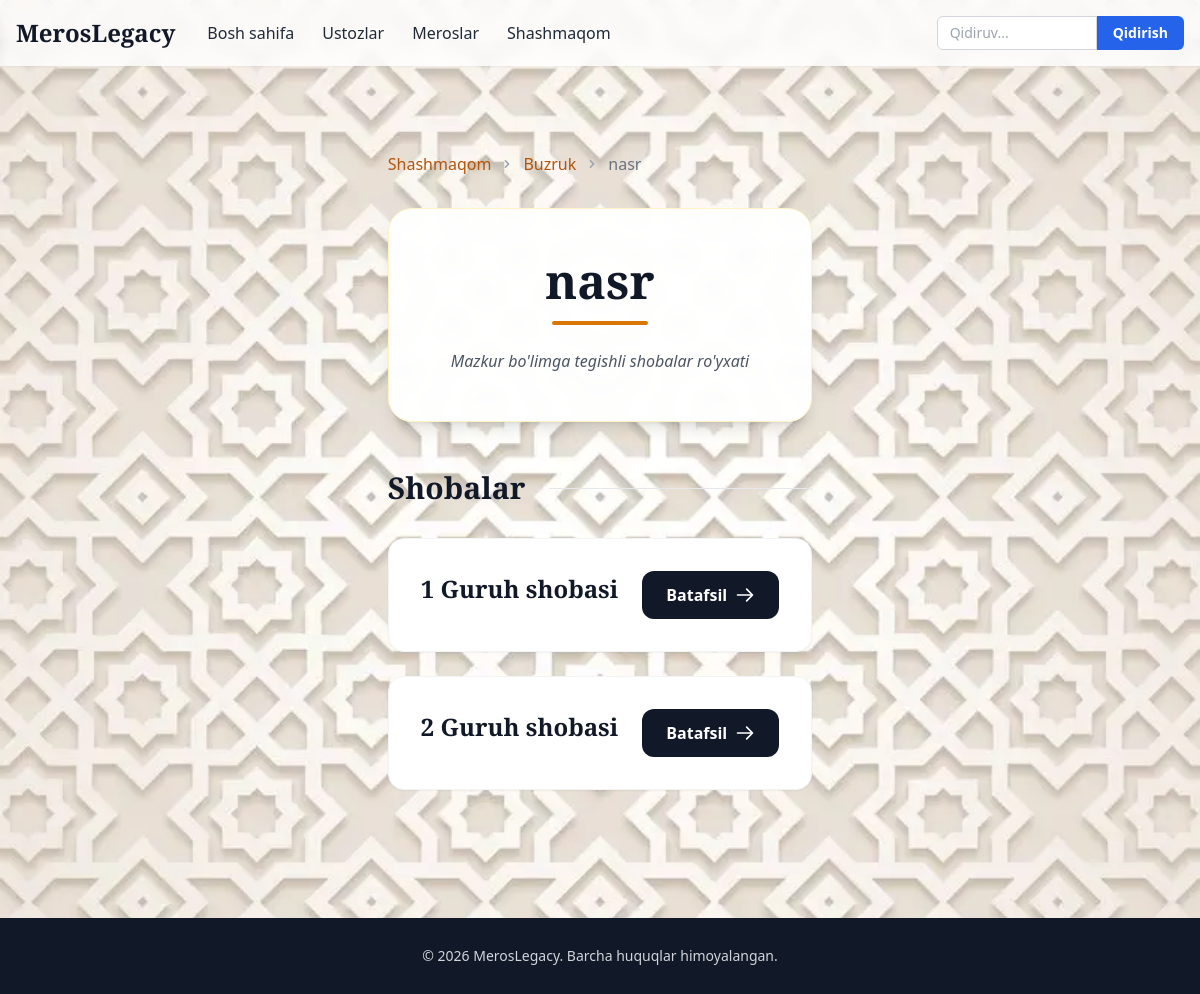
The app's page /maqom/buzruk/nasr-buzruk/ with its own data.
### index/models.py (models this page shows, shortened)
class Bolim(models.Model):  # Mushkilot / Nasr
    makom = models.ForeignKey(Makom, on_delete=models.CASCADE, related_name="bolimlar")
    name = models.CharField(max_length=50, choices=[
        ("mushkilot", "Mushkilot"),
        ("nasr", "Nasr"),
    ])
    slug = models.SlugField(blank=True)

class Makom(models.Model):
    name = models.CharField(max_length=100)
    slug = models.SlugField(unique=True, blank=True)

class Shoba(models.Model):  # только если Nasr
    bolim = models.ForeignKey(Bolim, on_delete=models.CASCADE, related_name="shobalar")
    name = models.CharField(max_length=100)  # 1-guruh sho‘basi, 2-guruh sho‘basi
    slug = models.SlugField(blank=True)

### index/views.py (the view)
# urls.py: path("maqom/<slug:makom_slug>/<slug:bolim_slug>/", views.bolim_detail, name="bolim_detail"),
def bolim_detail(request, makom_slug, bolim_slug):
    bolim = get_object_or_404(Bolim, slug=bolim_slug, makom__slug=makom_slug)
    if bolim.name == "nasr":
        shobalar = bolim.shobalar.all()
        return render(request, "bolim_nasr.html", {
            "bolim": bolim,
            "shobalar": shobalar
        })
    kuys = Kuy.objects.filter(bolim=bolim)
    return render(request, "bolim_mushkilot.html", {
        "bolim": bolim,
        "kuys": kuys
    })

### index/templates/bolim_nasr.html (shortened to what this page needs)
{% extends 'base.html' %}
{% load static %}
{% block content %}
<div class="max-w-5xl mx-auto px-4 py-8 md:py-16">
    <nav class="flex flex-wrap items-center text-sm md:text-base text-amber-700 font-medium mb-8 gap-2">
        <a href="/maqomlar" class="hover:text-amber-900 transition">Shashmaqom</a>
        <svg class="w-4 h-4 text-gray-400" fill="currentColor" viewBox="0 0 20 20"><path d="M7.293 14.707a1 1 0 010-1.414L10.586 10 7.293 6.707a1 1 0 011.414-1.414l4 4a1 1 0 010 1.414l-4 4a1 1 0 01-1.414 0z"/></svg>
        <a href="{% url 'makom_detail' slug=bolim.makom.slug %}" class="hover:text-amber-900 transition">{{ bolim.makom.name }}</a>
        <svg class="w-4 h-4 text-gray-400" fill="currentColor" viewBox="0 0 20 20"><path d="M7.293 14.707a1 1 0 010-1.414L10.586 10 7.293 6.707a1 1 0 011.414-1.414l4 4a1 1 0 010 1.414l-4 4a1 1 0 01-1.414 0z"/></svg>
        <span class="text-gray-500">{{ bolim.name }}</span>
    </nav>
    <div class="bg-white/95 backdrop-blur shadow-lg rounded-3xl p-8 md:p-12 border border-amber-100 mb-12 text-center">
        <h1 class="font-playfair text-3xl md:text-5xl font-bold text-gray-900 mb-4">{{ bolim.name }}</h1>
        <div class="w-24 h-1 bg-amber-600 mx-auto rounded-full"></div>
        <p class="mt-6 text-gray-600 italic">Mazkur bo'limga tegishli shobalar ro'yxati</p>
    </div>
    <div class="flex items-center mb-8">
        <h2 class="font-playfair text-2xl md:text-3xl font-bold text-gray-900">Shobalar</h2>
        <div class="flex-1 h-px bg-gray-200 ml-6"></div>
    </div>
    <div class="grid grid-cols-1 gap-6">
        {% if shobalar %}
            {% for shoba in shobalar %}
                <div class="group bg-white rounded-2xl p-6 md:p-8 shadow-sm border border-gray-100 hover:shadow-md hover:border-amber-200 transition-all duration-300">
                    <div class="flex flex-col md:flex-row md:items-center justify-between gap-6">
                        <div class="flex-1">
                            <h3 class="font-playfair text-2xl font-bold text-gray-900 mb-3 group-hover:text-amber-700 transition">
                                <a href="{% url 'shoba_detail' makom_slug=bolim.makom.slug bolim_slug=bolim.slug shoba_slug=shoba.slug %}">
                                    {{ shoba.name }}
                                </a>
                            </h3>
                        </div>
                        <div class="shrink-0">
                            <a href="{% url 'shoba_detail' makom_slug=bolim.makom.slug bolim_slug=bolim.slug shoba_slug=shoba.slug %}"
                               class="inline-flex items-center justify-center px-6 py-3 bg-gray-900 text-white font-bold rounded-xl hover:bg-amber-600 transition-all duration-300 w-full md:w-auto">
                                Batafsil
                                <svg class="w-5 h-5 ml-2 group-hover:translate-x-1 transition-transform" fill="none" stroke="currentColor" viewBox="0 0 24 24">
                                    <path stroke-linecap="round" stroke-linejoin="round" stroke-width="2" d="M14 5l7 7m0 0l-7 7m7-7H3"/>
                                </svg>
                            </a>
                        </div>
                    </div>
                </div>
            {% endfor %}
        {% else %}
            <div class="text-center py-12 bg-gray-50 rounded-2xl border-2 border-dashed border-gray-200">
                <p class="text-gray-500 italic text-lg">Hozircha shobalar mavjud emas.</p>
            </div>
        {% endif %}
    </div>
</div>
{% endblock %}

### index/templates/base.html (style rules this page uses)
html { font-family: 'Open Sans', sans-serif; }
.font-playfair { font-family: 'Playfair Display', serif; }

### records on screen
Bolim: makom.name "Buzruk", name "nasr"
Shoba: name "1 Guruh shobasi"
Shoba: name "2 Guruh shobasi"
